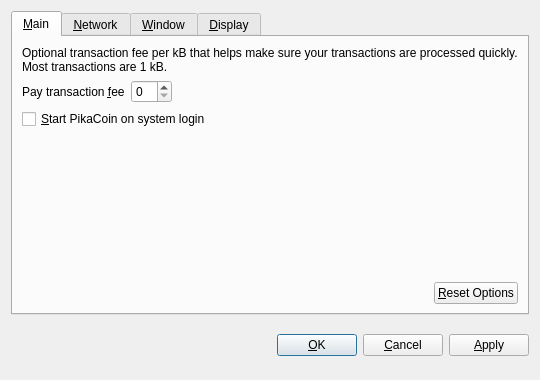
<?xml version="1.0" encoding="UTF-8"?>
<ui version="4.0">
 <class>OptionsDialog</class>
 <widget class="QDialog" name="OptionsDialog">
  <property name="geometry">
   <rect>
    <x>0</x>
    <y>0</y>
    <width>540</width>
    <height>380</height>
   </rect>
  </property>
  <property name="windowTitle">
   <string>Options</string>
  </property>
  <property name="modal">
   <bool>true</bool>
  </property>
  <layout class="QVBoxLayout" name="verticalLayout">
   <item>
    <widget class="QTabWidget" name="tabWidget">
     <property name="tabPosition">
      <enum>QTabWidget::North</enum>
     </property>
     <property name="currentIndex">
      <number>0</number>
     </property>
     <widget class="QWidget" name="tabMain">
      <attribute name="title">
       <string>&amp;Main</string>
      </attribute>
      <layout class="QVBoxLayout" name="verticalLayout_Main">
       <item>
        <widget class="QLabel" name="transactionFeeInfoLabel">
         <property name="text">
          <string>Optional transaction fee per kB that helps make sure your transactions are processed quickly. Most transactions are 1 kB.</string>
         </property>
         <property name="textFormat">
          <enum>Qt::PlainText</enum>
         </property>
         <property name="wordWrap">
          <bool>true</bool>
         </property>
        </widget>
       </item>
       <item>
        <layout class="QHBoxLayout" name="horizontalLayout_1_Main">
         <item>
          <widget class="QLabel" name="transactionFeeLabel">
           <property name="text">
            <string>Pay transaction &amp;fee</string>
           </property>
           <property name="textFormat">
            <enum>Qt::PlainText</enum>
           </property>
           <property name="buddy">
            <cstring>transactionFee</cstring>
           </property>
          </widget>
         </item>
         <item>
          <widget class="BitcoinAmountField" name="transactionFee"/>
         </item>
         <item>
          <spacer name="horizontalSpacer_1_Main">
           <property name="orientation">
            <enum>Qt::Horizontal</enum>
           </property>
           <property name="sizeHint" stdset="0">
            <size>
             <width>40</width>
             <height>20</height>
            </size>
           </property>
          </spacer>
         </item>
        </layout>
       </item>
       <item>
        <widget class="QCheckBox" name="bitcoinAtStartup">
         <property name="toolTip">
          <string>Automatically start PikaCoin after logging in to the system.</string>
         </property>
         <property name="text">
          <string>&amp;Start PikaCoin on system login</string>
         </property>
        </widget>
       </item>
       <item>
        <spacer name="verticalSpacer_Main">
         <property name="orientation">
          <enum>Qt::Vertical</enum>
         </property>
         <property name="sizeHint" stdset="0">
          <size>
           <width>20</width>
           <height>40</height>
          </size>
         </property>
        </spacer>
       </item>
       <item>
        <layout class="QHBoxLayout" name="horizontalLayout_2_Main">
         <item>
          <spacer name="horizontalSpacer_2_Main">
           <property name="orientation">
            <enum>Qt::Horizontal</enum>
           </property>
           <property name="sizeHint" stdset="0">
            <size>
             <width>40</width>
             <height>20</height>
            </size>
           </property>
          </spacer>
         </item>
         <item>
          <widget class="QPushButton" name="resetButton">
           <property name="toolTip">
            <string>Reset all client options to default.</string>
           </property>
           <property name="text">
            <string>&amp;Reset Options</string>
           </property>
           <property name="autoDefault">
            <bool>false</bool>
           </property>
          </widget>
         </item>
        </layout>
       </item>
      </layout>
     </widget>
     <widget class="QWidget" name="tabNetwork">
      <attribute name="title">
       <string>&amp;Network</string>
      </attribute>
      <layout class="QVBoxLayout" name="verticalLayout_Network">
       <item>
        <widget class="QCheckBox" name="mapPortUpnp">
         <property name="toolTip">
          <string>Automatically open the PikaCoin client port on the router. This only works when your router supports UPnP and it is enabled.</string>
         </property>
         <property name="text">
          <string>Map port using &amp;UPnP</string>
         </property>
        </widget>
       </item>
       <item>
        <widget class="QCheckBox" name="connectSocks">
         <property name="toolTip">
          <string>Connect to the PikaCoin network through a SOCKS proxy (e.g. when connecting through Tor).</string>
         </property>
         <property name="text">
          <string>&amp;Connect through SOCKS proxy:</string>
         </property>
        </widget>
       </item>
       <item>
        <layout class="QHBoxLayout" name="horizontalLayout_Network">
         <item>
          <widget class="QLabel" name="proxyIpLabel">
           <property name="text">
            <string>Proxy &amp;IP:</string>
           </property>
           <property name="textFormat">
            <enum>Qt::PlainText</enum>
           </property>
           <property name="buddy">
            <cstring>proxyIp</cstring>
           </property>
          </widget>
         </item>
         <item>
          <widget class="QValidatedLineEdit" name="proxyIp">
           <property name="maximumSize">
            <size>
             <width>140</width>
             <height>16777215</height>
            </size>
           </property>
           <property name="toolTip">
            <string>IP address of the proxy (e.g. 127.0.0.1)</string>
           </property>
          </widget>
         </item>
         <item>
          <widget class="QLabel" name="proxyPortLabel">
           <property name="text">
            <string>&amp;Port:</string>
           </property>
           <property name="textFormat">
            <enum>Qt::PlainText</enum>
           </property>
           <property name="buddy">
            <cstring>proxyPort</cstring>
           </property>
          </widget>
         </item>
         <item>
          <widget class="QLineEdit" name="proxyPort">
           <property name="maximumSize">
            <size>
             <width>55</width>
             <height>16777215</height>
            </size>
           </property>
           <property name="toolTip">
            <string>Port of the proxy (e.g. 9050)</string>
           </property>
          </widget>
         </item>
         <item>
          <widget class="QLabel" name="socksVersionLabel">
           <property name="text">
            <string>SOCKS &amp;Version:</string>
           </property>
           <property name="textFormat">
            <enum>Qt::PlainText</enum>
           </property>
           <property name="buddy">
            <cstring>socksVersion</cstring>
           </property>
          </widget>
         </item>
         <item>
          <widget class="QValueComboBox" name="socksVersion">
           <property name="toolTip">
            <string>SOCKS version of the proxy (e.g. 5)</string>
           </property>
          </widget>
         </item>
         <item>
          <spacer name="horizontalSpacer_Network">
           <property name="orientation">
            <enum>Qt::Horizontal</enum>
           </property>
           <property name="sizeHint" stdset="0">
            <size>
             <width>40</width>
             <height>20</height>
            </size>
           </property>
          </spacer>
         </item>
        </layout>
       </item>
       <item>
        <spacer name="verticalSpacer_Network">
         <property name="orientation">
          <enum>Qt::Vertical</enum>
         </property>
         <property name="sizeHint" stdset="0">
          <size>
           <width>20</width>
           <height>40</height>
          </size>
         </property>
        </spacer>
       </item>
      </layout>
     </widget>
     <widget class="QWidget" name="tabWindow">
      <attribute name="title">
       <string>&amp;Window</string>
      </attribute>
      <layout class="QVBoxLayout" name="verticalLayout_Window">
       <item>
        <widget class="QCheckBox" name="minimizeToTray">
         <property name="toolTip">
          <string>Show only a tray icon after minimizing the window.</string>
         </property>
         <property name="text">
          <string>&amp;Minimize to the tray instead of the taskbar</string>
         </property>
        </widget>
       </item>
       <item>
        <widget class="QCheckBox" name="minimizeOnClose">
         <property name="toolTip">
          <string>Minimize instead of exit the application when the window is closed. When this option is enabled, the application will be closed only after selecting Quit in the menu.</string>
         </property>
         <property name="text">
          <string>M&amp;inimize on close</string>
         </property>
        </widget>
       </item>
       <item>
        <spacer name="verticalSpacer_Window">
         <property name="orientation">
          <enum>Qt::Vertical</enum>
         </property>
         <property name="sizeHint" stdset="0">
          <size>
           <width>20</width>
           <height>40</height>
          </size>
         </property>
        </spacer>
       </item>
      </layout>
     </widget>
     <widget class="QWidget" name="tabDisplay">
      <attribute name="title">
       <string>&amp;Display</string>
      </attribute>
      <layout class="QVBoxLayout" name="verticalLayout_Display">
       <item>
        <layout class="QHBoxLayout" name="horizontalLayout_1_Display">
         <item>
          <widget class="QLabel" name="langLabel">
           <property name="text">
            <string>User Interface &amp;language:</string>
           </property>
           <property name="textFormat">
            <enum>Qt::PlainText</enum>
           </property>
           <property name="buddy">
            <cstring>lang</cstring>
           </property>
          </widget>
         </item>
         <item>
          <widget class="QValueComboBox" name="lang">
           <property name="toolTip">
            <string>The user interface language can be set here. This setting will take effect after restarting PikaCoin.</string>
           </property>
          </widget>
         </item>
        </layout>
       </item>
       <item>
        <layout class="QHBoxLayout" name="horizontalLayout_2_Display">
         <item>
          <widget class="QLabel" name="unitLabel">
           <property name="text">
            <string>&amp;Unit to show amounts in:</string>
           </property>
           <property name="textFormat">
            <enum>Qt::PlainText</enum>
           </property>
           <property name="buddy">
            <cstring>unit</cstring>
           </property>
          </widget>
         </item>
         <item>
          <widget class="QValueComboBox" name="unit">
           <property name="toolTip">
            <string>Choose the default subdivision unit to show in the interface and when sending coins.</string>
           </property>
          </widget>
         </item>
        </layout>
       </item>
       <item>
        <widget class="QCheckBox" name="displayAddresses">
         <property name="toolTip">
          <string>Whether to show PikaCoin addresses in the transaction list or not.</string>
         </property>
         <property name="text">
          <string>&amp;Display addresses in transaction list</string>
         </property>
        </widget>
       </item>
       <item>
        <spacer name="verticalSpacer_Display">
         <property name="orientation">
          <enum>Qt::Vertical</enum>
         </property>
         <property name="sizeHint" stdset="0">
          <size>
           <width>20</width>
           <height>40</height>
          </size>
         </property>
        </spacer>
       </item>
      </layout>
     </widget>
    </widget>
   </item>
   <item>
    <layout class="QHBoxLayout" name="horizontalLayout_Buttons">
     <item>
      <spacer name="horizontalSpacer_1">
       <property name="orientation">
        <enum>Qt::Horizontal</enum>
       </property>
       <property name="sizeHint" stdset="0">
        <size>
         <width>40</width>
         <height>48</height>
        </size>
       </property>
      </spacer>
     </item>
     <item>
      <widget class="QLabel" name="statusLabel">
       <property name="font">
        <font>
         <weight>75</weight>
         <bold>true</bold>
        </font>
       </property>
       <property name="text">
        <string/>
       </property>
       <property name="textFormat">
        <enum>Qt::PlainText</enum>
       </property>
       <property name="wordWrap">
        <bool>true</bool>
       </property>
      </widget>
     </item>
     <item>
      <spacer name="horizontalSpacer_2">
       <property name="orientation">
        <enum>Qt::Horizontal</enum>
       </property>
       <property name="sizeHint" stdset="0">
        <size>
         <width>40</width>
         <height>48</height>
        </size>
       </property>
      </spacer>
     </item>
     <item>
      <widget class="QPushButton" name="okButton">
       <property name="text">
        <string>&amp;OK</string>
       </property>
      </widget>
     </item>
     <item>
      <widget class="QPushButton" name="cancelButton">
       <property name="text">
        <string>&amp;Cancel</string>
       </property>
       <property name="autoDefault">
        <bool>false</bool>
       </property>
      </widget>
     </item>
     <item>
      <widget class="QPushButton" name="applyButton">
       <property name="text">
        <string>&amp;Apply</string>
       </property>
       <property name="autoDefault">
        <bool>false</bool>
       </property>
      </widget>
     </item>
    </layout>
   </item>
  </layout>
 </widget>
 <customwidgets>
  <customwidget>
   <class>BitcoinAmountField</class>
   <extends>QSpinBox</extends>
   <header>bitcoinamountfield.h</header>
  </customwidget>
  <customwidget>
   <class>QValueComboBox</class>
   <extends>QComboBox</extends>
   <header>qvaluecombobox.h</header>
  </customwidget>
  <customwidget>
   <class>QValidatedLineEdit</class>
   <extends>QLineEdit</extends>
   <header>qvalidatedlineedit.h</header>
  </customwidget>
 </customwidgets>
 <resources/>
 <connections/>
</ui>
